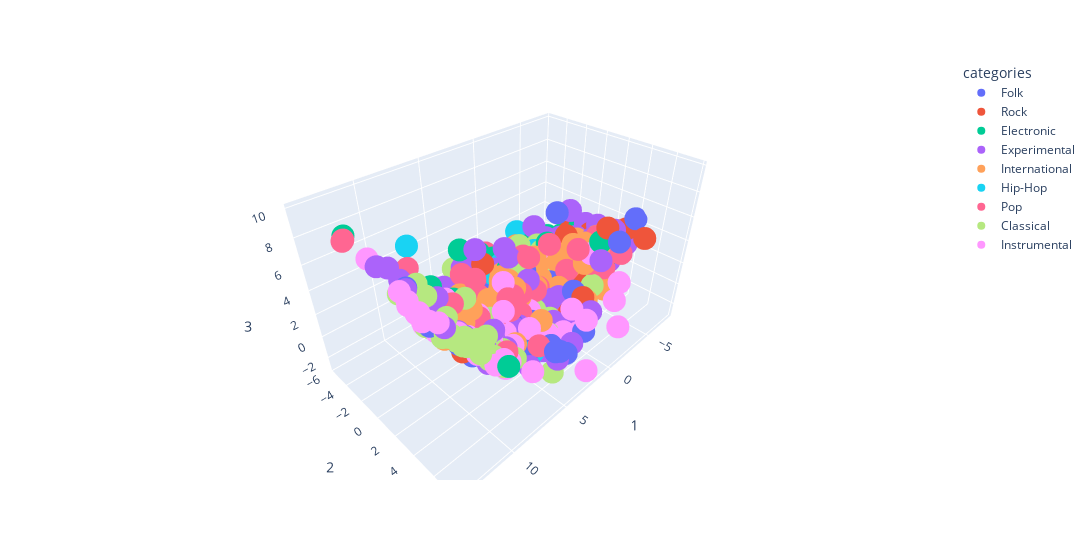

The notebook cell this image was saved under:
### Code cell
model_dict_128.run_pca()

### Figure 1 — Plotly figure (JSON) as saved in the notebook; plotly's stock layout.template omitted (floating-point values rounded to 4 significant figures; data arrays with more than 128 entries replaced by an {"elided": "..."} marker saying what was removed)
{"data": [{"hovertemplate": "categories=Folk<br>1=%{x}<br>2=%{y}<br>3=%{z}<extra></extra>", "legendgroup": "Folk", "marker": {"color": "#636efa", "symbol": "circle"}, "mode": "markers", "name": "Folk", "scene": "scene", "showlegend": true, "type": "scatter3d", "x": {"elided": "203 float values"}, "y": {"elided": "203 float values"}, "z": {"elided": "203 float values"}}, {"hovertemplate": "categories=Rock<br>1=%{x}<br>2=%{y}<br>3=%{z}<extra></extra>", "legendgroup": "Rock", "marker": {"color": "#EF553B", "symbol": "circle"}, "mode": "markers", "name": "Rock", "scene": "scene", "showlegend": true, "type": "scatter3d", "x": {"elided": "195 float values"}, "y": {"elided": "195 float values"}, "z": {"elided": "195 float values"}}, {"hovertemplate": "categories=Electronic<br>1=%{x}<br>2=%{y}<br>3=%{z}<extra></extra>", "legendgroup": "Electronic", "marker": {"color": "#00cc96", "symbol": "circle"}, "mode": "markers", "name": "Electronic", "scene": "scene", "showlegend": true, "type": "scatter3d", "x": {"elided": "179 float values"}, "y": {"elided": "179 float values"}, "z": {"elided": "179 float values"}}, {"hovertemplate": "categories=Experimental<br>1=%{x}<br>2=%{y}<br>3=%{z}<extra></extra>", "legendgroup": "Experimental", "marker": {"color": "#ab63fa", "symbol": "circle"}, "mode": "markers", "name": "Experimental", "scene": "scene", "showlegend": true, "type": "scatter3d", "x": {"elided": "211 float values"}, "y": {"elided": "211 float values"}, "z": {"elided": "211 float values"}}, {"hovertemplate": "categories=International<br>1=%{x}<br>2=%{y}<br>3=%{z}<extra></extra>", "legendgroup": "International", "marker": {"color": "#FFA15A", "symbol": "circle"}, "mode": "markers", "name": "International", "scene": "scene", "showlegend": true, "type": "scatter3d", "x": {"elided": "204 float values"}, "y": {"elided": "204 float values"}, "z": {"elided": "204 float values"}}, {"hovertemplate": "categories=Hip-Hop<br>1=%{x}<br>2=%{y}<br>3=%{z}<extra></extra>", "legendgroup": "Hip-Hop", "marker": {"color": "#19d3f3", "symbol": "circle"}, "mode": "markers", "name": "Hip-Hop", "scene": "scene", "showlegend": true, "type": "scatter3d", "x": {"elided": "191 float values"}, "y": {"elided": "191 float values"}, "z": {"elided": "191 float values"}}, {"hovertemplate": "categories=Pop<br>1=%{x}<br>2=%{y}<br>3=%{z}<extra></extra>", "legendgroup": "Pop", "marker": {"color": "#FF6692", "symbol": "circle"}, "mode": "markers", "name": "Pop", "scene": "scene", "showlegend": true, "type": "scatter3d", "x": {"elided": "207 float values"}, "y": {"elided": "207 float values"}, "z": {"elided": "207 float values"}}, {"hovertemplate": "categories=Classical<br>1=%{x}<br>2=%{y}<br>3=%{z}<extra></extra>", "legendgroup": "Classical", "marker": {"color": "#B6E880", "symbol": "circle"}, "mode": "markers", "name": "Classical", "scene": "scene", "showlegend": true, "type": "scatter3d", "x": {"elided": "201 float values"}, "y": {"elided": "201 float values"}, "z": {"elided": "201 float values"}}, {"hovertemplate": "categories=Instrumental<br>1=%{x}<br>2=%{y}<br>3=%{z}<extra></extra>", "legendgroup": "Instrumental", "marker": {"color": "#FF97FF", "symbol": "circle"}, "mode": "markers", "name": "Instrumental", "scene": "scene", "showlegend": true, "type": "scatter3d", "x": {"elided": "209 float values"}, "y": {"elided": "209 float values"}, "z": {"elided": "209 float values"}}], "layout": {"legend": {"title": {"text": "categories"}, "tracegroupgap": 0}, "margin": {"t": 60}, "scene": {"domain": {"x": [0, 1], "y": [0, 1]}, "xaxis": {"title": {"text": "1"}}, "yaxis": {"title": {"text": "2"}}, "zaxis": {"title": {"text": "3"}}}, "width": 1500}}
